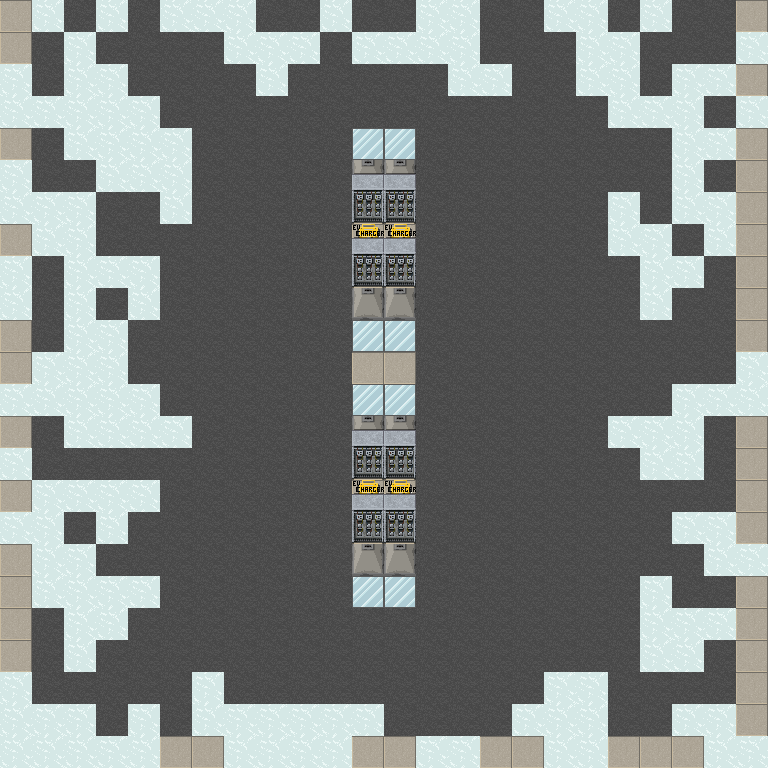

A level layout from a 2D game, rendered from its tile map. Below: a short description, then the map file with tile-grid data replaced by summaries:
An orthogonal 24x24 tile map with 32x32 px tiles, 3 tile layers (00 Fill Terrain, 00 Terrain, 00 Furniture), 3 hidden layers not drawn, 4 tilesets.

<map version="1.10" tiledversion="1.11.0" orientation="orthogonal" renderorder="right-down" width="24" height="24" tilewidth="32" tileheight="32" infinite="0" nextlayerid="9" nextobjectid="1">
 <tileset firstgid="1" source="../Tileset/Terrain_Floors.tsx" />
 <tileset firstgid="101" source="../Tileset/Furniture_Tall.tsx" />
 <tileset firstgid="151" source="../Tileset/Terrain_Walls.tsx" />
 <tileset firstgid="251" source="../Tileset/Furniture_Normal.tsx" />
 <group id="4" name="00">
  <layer id="1" name="00 Fill Terrain" width="24" height="24" locked="1">
   <data>[576 cells, 576 non-empty, 1 distinct tile ids]</data>
  </layer>
  <layer id="2" name="00 Terrain" width="24" height="24">
   <data>[576 cells, 418 non-empty, 3 distinct tile ids]</data>
  </layer>
  <layer id="3" name="00 Furniture" width="24" height="24">
   <data>[576 cells, 20 non-empty, 3 distinct tile ids]</data>
  </layer>
 </group>
 <group id="8" name="01" visible="0" opacity="0.32">
  <layer id="5" name="01 Fill Terrain" width="24" height="24" locked="1">
   <data>[576 cells, 0 non-empty, 0 distinct tile ids]</data>
  </layer>
  <layer id="6" name="01 Terrain" width="24" height="24">
   <data>[576 cells, 396 non-empty, 2 distinct tile ids]</data>
  </layer>
  <layer id="7" name="01 Furniture" width="24" height="24">
   <data>[576 cells, 18 non-empty, 2 distinct tile ids]</data>
  </layer>
 </group>
</map>